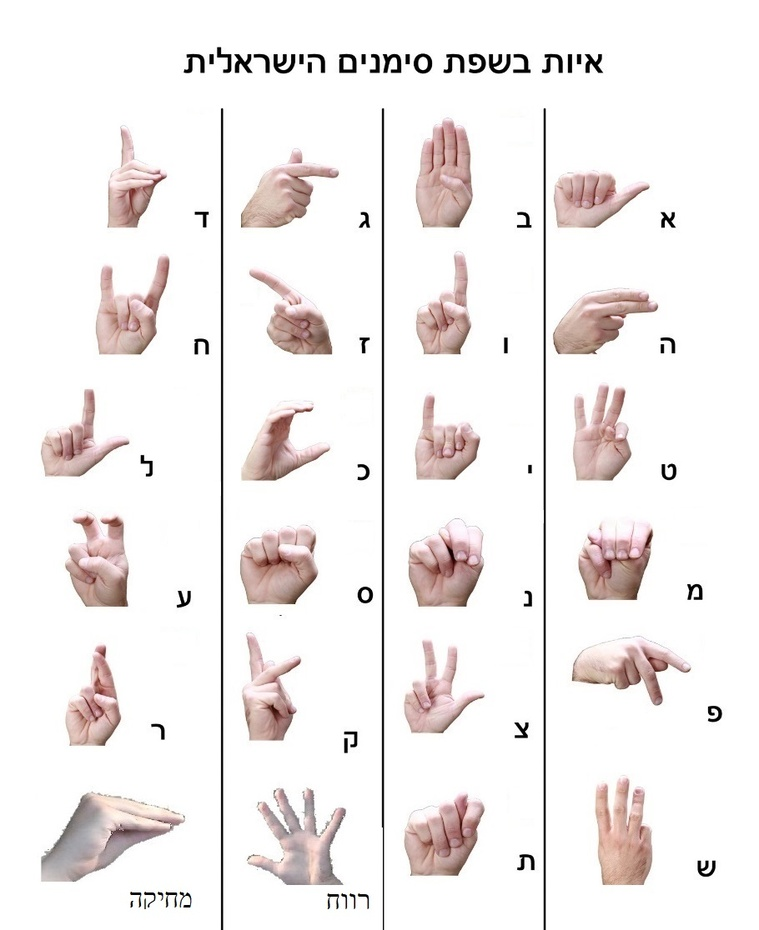
#> input picture Legend.jpg, 759 x 930 px, shrunk from 910 x 1116 before the run; its folder holds only this picture in this run
$ python -i utils.py   (imports and definitions only)
#> lines starting #> are read from the running program, lines starting #| are printed output that depends on the picture; after the words box and inside, x2 and y2 are one past the last pixel; in counts of white or black regions, pixels touching at a corner belong together
#> further down, picture is the input picture: shape (930, 759, 3); mean B, G, R 237.1, 237.8, 242.2
import cv2
import glob
import os
import random
from projectParams import alphaBet


# Apply binary mask on colored image.
# img = 3D np array.
def binaryMask(img):
    img = cv2.cvtColor(img, cv2.COLOR_BGR2GRAY)
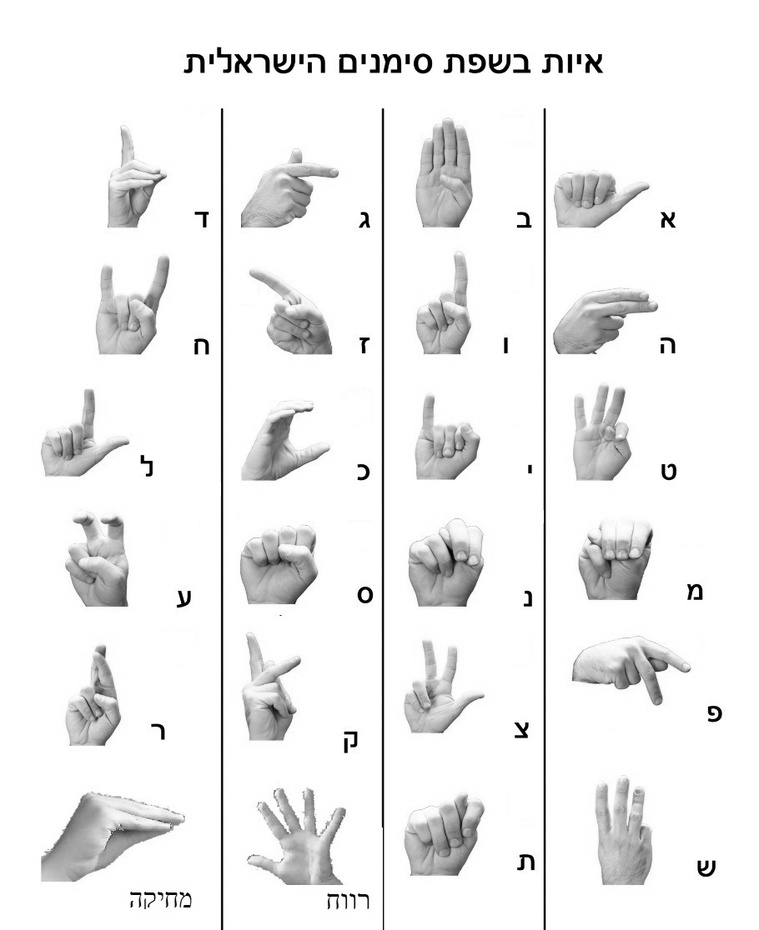
#> img: shape (930, 759); min 0, max 255, mean 239.1
    img = cv2.GaussianBlur(img, (7, 7), 3)
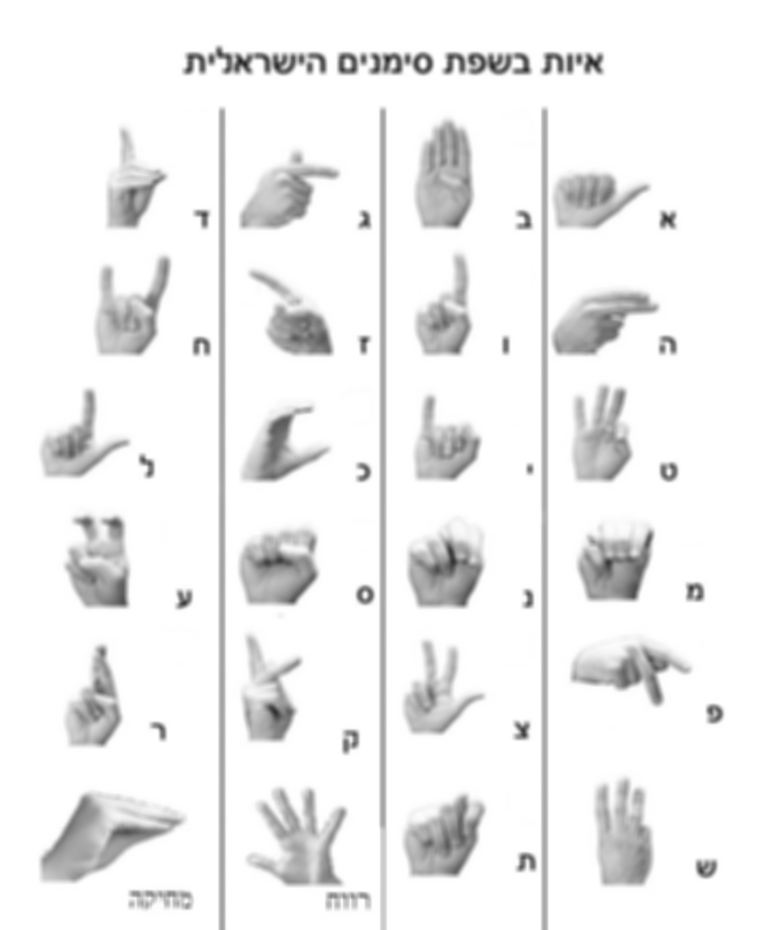
#> img: shape (930, 759); min 36, max 255, mean 239.1
    img = cv2.adaptiveThreshold(img, 255, cv2.ADAPTIVE_THRESH_GAUSSIAN_C, cv2.THRESH_BINARY_INV, 11, 2)
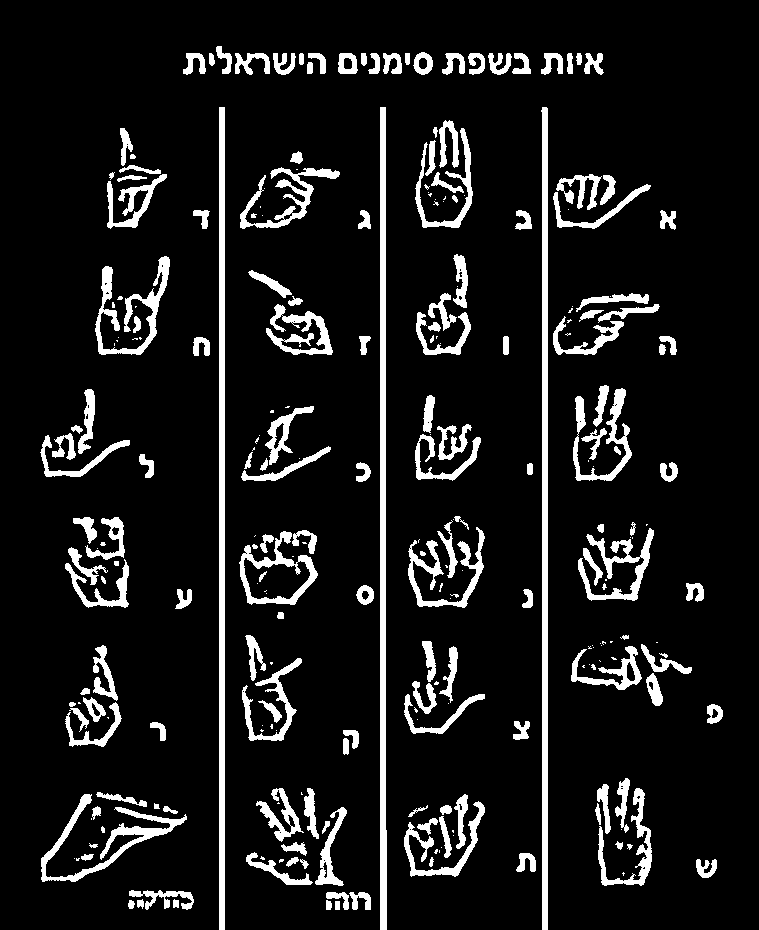
#> img: shape (930, 759); 10% white; 267 white regions (95 under 20 px), largest, box (x1, y1, x2, y2) and area: (380, 107, 387, 930) 5038, (541, 107, 548, 930) 4939, (219, 107, 225, 930) 4938
    ret, new = cv2.threshold(img, 25, 255, cv2.THRESH_BINARY_INV + cv2.THRESH_OTSU)
#> ret = 0
    return new


# Apply binary mask on every img in the specified directory.
# English path only.
# [30 lines left out: functions applyBinaryMasks, moveRandomFiles, not called in this run]


# move random data between test and train folders.  iterate subdirectories.
def moveProjectData(source="captureData/train", dest="captureData/test"):
    for subdir in os.listdir(source):
        moveRandomFiles(from_dir=source + "/" + subdir, to_dir=dest + "/" + subdir, percent=0.2)


# [58 lines left out: functions convertIndexToHebrewLetter, convertEnglishToHebrewLetter, convertHebrewLetterToFinal, finalizeHebrewString, convertEnglishStringToHebrew, not called in this run]

>>> import cv2
>>> picture = cv2.imread('Legend.jpg')
>>> result = binaryMask(picture)
